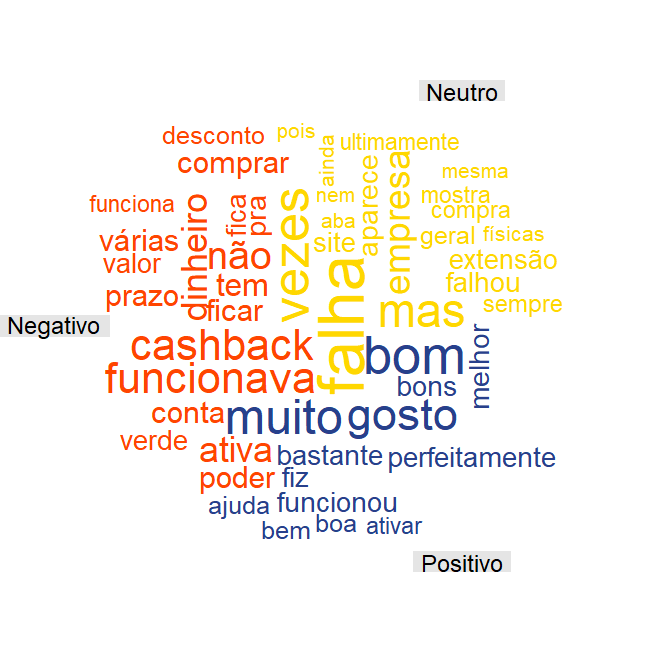

Recreate this plot in R.
#Limpando a memória do R
rm(list=ls(all=T))

# Packages
library(xlsx)
library(reshape)
library(tm)
library(wordcloud)

# --------------------------------------------------------------------------------------------------------------------------------------------------------------------------------
#Comparison Cloud

#Dados
dataset=read.xlsx("C:/Users/User/Desktop/Repositório/Text mining, word clouds and comparison clouds/data.xlsx",1,encoding = "UTF-8")

Neutro <- as.vector(dataset[dataset$Sentimento == "Neutro","Comentário"])
Negativo <- as.vector(dataset[dataset$Sentimento == "Negativo","Comentário"])
Positivo <- as.vector(dataset[dataset$Sentimento == "Positivo","Comentário"])

## Building the list for the corpus
wordALL <- list(Neutro, Negativo,Positivo)

source <- VectorSource(wordALL)
corpus <- VCorpus(source, list(language = "pt"))

# Tratamento dos textos                 
clean_corpus <- function(corpus){
  corpus <- tm_map(corpus, removePunctuation)
  corpus <- tm_map(corpus, removeNumbers)
  corpus <- tm_map(corpus, stripWhitespace)
  corpus <- tm_map(corpus, removeWords, c(stopwords("pt")))
  return(corpus)
}   

clean_corp <- clean_corpus(corpus)
data_tdm <- TermDocumentMatrix(clean_corp)
data_m <- as.matrix(data_tdm)

#Plot da nuvem de palavras
par(mar = c(0,0,0,0))
colnames(data_m) <- c("Neutro", "Negativo","Positivo")

## Plotting
dev.new()
comparison.cloud(data_m, max.words=50, scale=c(4,0.5), rot.per=0.2,
                 random.order=FALSE,title.size=1.5,colors=c("gold","orangered","royalblue4"))
